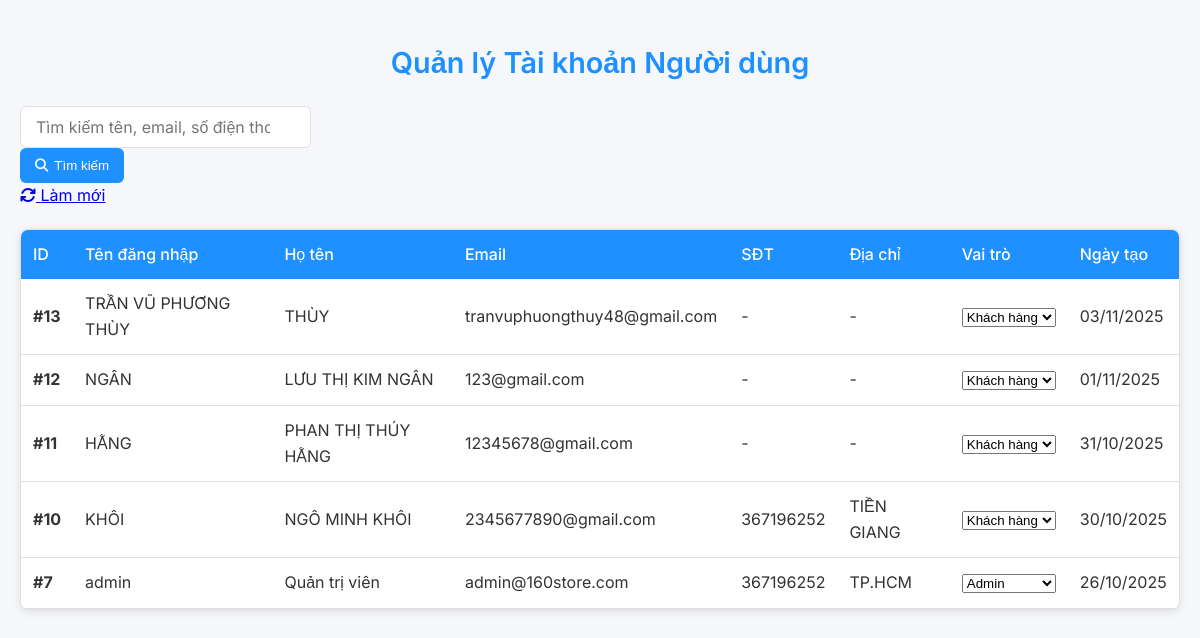
The page /160STORE/partials/quanLyTaiKhoan.php (signed in) on the database as committed earlier.
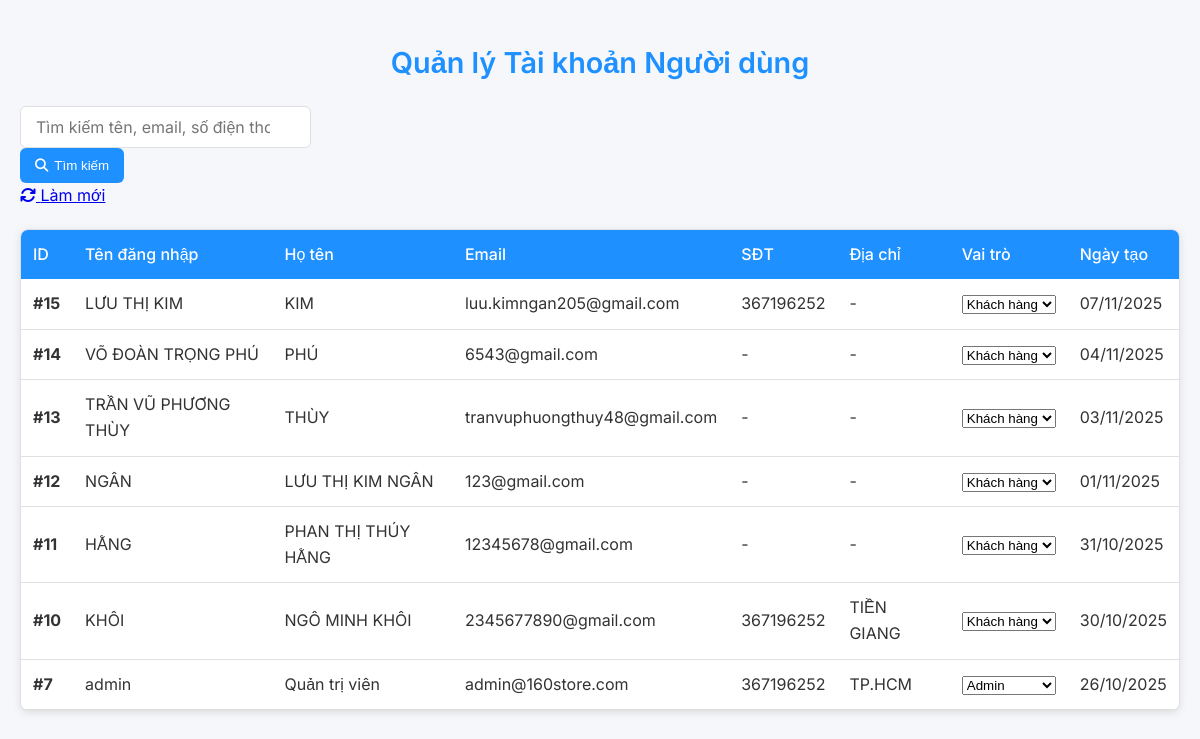
The same page on the database as committed later.
### tables this page shows
CREATE TABLE `nguoi_dung` (
  `id_ND` int(11) UNSIGNED NOT NULL COMMENT 'khóa chính, id người dùng',
  `ten_Dang_Nhap` varchar(50) NOT NULL COMMENT 'tên đăng nhập',
  `mat_Khau` char(6) NOT NULL COMMENT 'mật khẩu',
  `ho_Ten` varchar(50) NOT NULL COMMENT 'họ tên người dùng',
  `email` char(100) NOT NULL COMMENT 'email người dùng',
  `sdt` int(10) UNSIGNED NOT NULL COMMENT 'số điện thoại',
  `dia_Chi` varchar(255) NOT NULL COMMENT 'địa chỉ người dùng',
  `vai_Tro` varchar(50) NOT NULL COMMENT 'vai trò người dùng',
  `ngay_Tao` datetime NOT NULL COMMENT 'ngày tạo tài khoản '
);

### 160STORE/partials/quanLyTaiKhoan.php (the view, shortened to what this page needs)
<?php
$db = new Database();
$conn = $db->connect();
$conn->setAttribute(PDO::ATTR_ERRMODE, PDO::ERRMODE_EXCEPTION);
$search = trim($_GET['search'] ?? '');
$sql = "SELECT * FROM nguoi_dung
        WHERE ten_Dang_Nhap LIKE :s
           OR ho_Ten LIKE :s
           OR email LIKE :s
        ORDER BY ngay_Tao DESC";
$stmt = $conn->prepare($sql);
$stmt->execute(['s' => "%$search%"]);
$users = $stmt->fetchAll(PDO::FETCH_ASSOC);
?>
<!DOCTYPE html>
<html lang="vi">
<head>
    <link rel="stylesheet" href="https://cdnjs.cloudflare.com/ajax/libs/font-awesome/6.5.0/css/all.min.css">
    <link rel="stylesheet" href="../Admin_css/style.css">
</head>
<body>
<div class="container">
    <h2>Quản lý Tài khoản Người dùng</h2>
    <form method="GET" class="search-bar">
        <input type="text" name="search" class="search-input" placeholder="Tìm kiếm tên, email, số điện thoại..."
               value="<?= htmlspecialchars($search) ?>">
        <button type="submit" class="btn-search">
            <i class="fas fa-search"></i> Tìm kiếm
        </button>
        <a href="quanLyTaiKhoan.php" class="btn-refresh">
            <i class="fas fa-sync"></i> Làm mới
        </a>
    </form>
    <div class="table-container">
        <table>
            <thead>
                <tr>
                    <th>ID</th>
                    <th>Tên đăng nhập</th>
                    <th>Họ tên</th>
                    <th>Email</th>
                    <th>SĐT</th>
                    <th>Địa chỉ</th>
                    <th>Vai trò</th>
                    <th>Ngày tạo</th>
                </tr>
            </thead>
            <tbody>
                <?php if (empty($users)): ?>
                    <tr>
                        <td colspan="9" style="text-align:center; color:#888; padding:30px;">
                            <i class="fas fa-inbox"></i> Không tìm thấy người dùng nào.
                        </td>
                    </tr>
                <?php else: ?>
                    <?php foreach ($users as $u): ?>
                        <tr>
                            <td><strong>#<?= $u['id_ND'] ?></strong></td>
                            <td><?= htmlspecialchars($u['ten_Dang_Nhap']) ?></td>
                            <td><?= htmlspecialchars($u['ho_Ten']) ?></td>
                            <td><?= htmlspecialchars($u['email']) ?></td>
                            <td><?= htmlspecialchars($u['sdt'] ?: '-') ?></td>
                            <td><?= htmlspecialchars($u['dia_Chi'] ?: '-') ?></td>
                            <td>
                                <form method="POST" style="margin:0;">
                                    <select name="vai_Tro" class="role-select" onchange="this.form.submit()">
                                        <option value="khach_hang" <?= $u['vai_Tro'] === 'khach_hang' ? 'selected' : '' ?>>Khách hàng</option>
                                        <option value="admin" <?= $u['vai_Tro'] === 'admin' ? 'selected' : '' ?>>Admin</option>
                                    </select>
                                </form>
                            </td>
                            <td><?= date('d/m/Y', strtotime($u['ngay_Tao'])) ?></td>
                        </tr>
                    <?php endforeach; ?>
                <?php endif; ?>
            </tbody>
        </table>
    </div>
</div>
</body>
</html>

### 160STORE/Admin_css/style.css (style rules this page uses)
:root { --primary: #1e90ff; --secondary: #32cd32; --danger: #ff4500; --warning: #ffaa00; --bg: #f5f7fa; --sidebar: #ffffff; --card: #ffffff; --text: #333333; --border: #e0e0e0; --hover: #f0f0f5; --shadow: 0 2px 8px rgba(0, 0, 0, 0.1); }
* { margin: 0; padding: 0; box-sizing: border-box; }
body { background: var(--bg); color: var(--text); font-family: 'Inter', sans-serif; line-height: 1.6; }
.container { max-width: 1200px; margin: 0 auto; padding: 20px; }
h2 { text-align: center; font-size: 1.8rem; margin: 20px 0; color: var(--primary); font-weight: 600; }
.search-bar { position: relative; width: 100%; max-width: 400px; margin-bottom: 20px; }
.search-input { flex: 1; min-width: 280px; padding: 10px 40px 10px 15px; background: var(--card); border: 1px solid var(--border); border-radius: 6px; color: var(--text); font-size: 1rem; transition: all 0.2s ease; font-family: 'Inter', sans-serif; }
.search-bar button { padding: 10px 15px; border: none; border-radius: 6px; background: var(--primary); color: white; font-weight: 500; cursor: pointer; display: flex; align-items: center; justify-content: center; gap: 6px; transition: all 0.2s; }
.table-container { background: var(--card); border-radius: 8px; overflow: hidden; border: 1px solid var(--border); box-shadow: var(--shadow); margin-top: 20px; }
table { width: 100%; border-collapse: collapse; }
th { background: var(--primary); color: #ffffff; padding: 12px; text-align: left; font-weight: 500; }
td { padding: 12px; border-bottom: 1px solid var(--border); vertical-align: middle; }

Rows that differ between the two databases and show on the page:
added nguoi_dung: id_ND "15", ten_Dang_Nhap "LƯU THỊ KIM", ho_Ten "KIM", email "luu.kimngan205@gmail.com", sdt "367196252", dia_Chi "-", vai_Tro "Khách hàng", ngay_Tao "07/11/2025"
added nguoi_dung: id_ND "14", ten_Dang_Nhap "VÕ ĐOÀN TRỌNG PHÚ", ho_Ten "PHÚ", email "6543@gmail.com", sdt "-", dia_Chi "-", vai_Tro "Khách hàng", ngay_Tao "04/11/2025"
